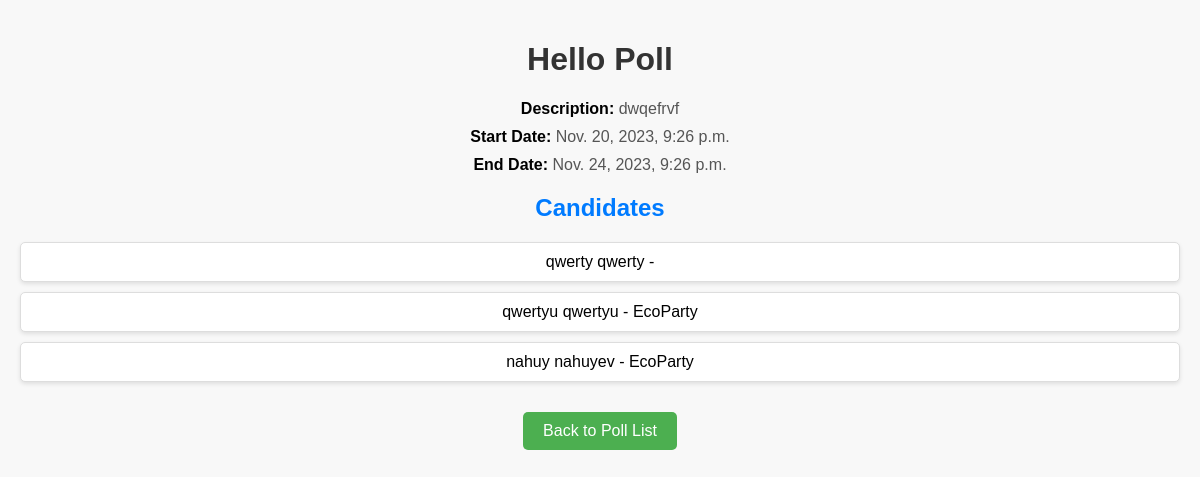
The app's page /polls/2/ with its own data.
### polling_system/models.py (models this page shows, shortened)
class Poll(models.Model):
    title = models.CharField(max_length=255)
    description = models.TextField()
    start_date = models.DateTimeField()
    end_date = models.DateTimeField()
    candidates = models.ManyToManyField('Candidate', related_name='polls', blank=True)

class Candidate(models.Model):
    user = models.OneToOneField(UserCustom, on_delete=models.CASCADE, primary_key=True)
    avatar = models.ImageField(upload_to='media/', null=True, blank=True)
    party = models.ForeignKey(PoliticalParty, on_delete=models.SET_NULL, null=True, blank=True)
    biography = models.TextField()
    campaign_promises = models.TextField()
    contact_information = models.TextField()
    education = models.TextField()
    professional_experience = models.TextField()
    public_service_record = models.TextField()
    social_media_links = models.CharField(max_length=255, blank=True, null=True)
    campaign_slogan = models.CharField(max_length=255)
    endorsements = models.TextField()
    campaign_events_schedule = models.TextField()
    previous_voting_record = models.TextField()
    languages_spoken = models.CharField(max_length=255)
    votes = models.PositiveIntegerField(default=0)

class UserCustom(AbstractUser):
    first_name = models.CharField(max_length=75)
    family_name = models.CharField(max_length=75, null=True, blank=True)
    fathers_name = models.CharField(max_length=75, null=True, blank=True)
    date_of_birth = models.DateField(null=True, blank=True)
    contact_number = models.CharField(max_length=15, blank=True)
    is_candidate = models.BooleanField(default=False)

class PoliticalParty(models.Model):
    title = models.CharField(max_length=100, unique=True)
    logo = models.ImageField(upload_to='media/', null=True, blank=True)
    leader = models.OneToOneField('polling_system.Candidate', on_delete=models.SET_NULL, null=True, blank=True)
    ideology = models.TextField()
    year_founded = models.PositiveIntegerField()
    headquarters_location = models.CharField(max_length=255)
    motto_or_slogan = models.CharField(max_length=255)
    manifesto = models.TextField()
    current_seats_held = models.PositiveIntegerField(default=0)
    historical_performance = models.TextField()
    campaign_focus = models.TextField()
    social_media_links = models.URLField(max_length=255, blank=True, null=True)
    contact_information = models.TextField()
    affiliated_organizations = models.TextField()
    previous_election_results = models.TextField()
    coalition_partners = models.TextField(blank=True, null=True)
    international_affiliations = models.TextField(blank=True, null=True)

### polling_system/views.py (the view)
# urls.py: path('polls/<int:poll_id>/', views.poll_detail, name='poll_detail'),
def poll_detail(request, poll_id):
    poll = get_object_or_404(Poll, pk=poll_id)
    context = {'poll': poll}
    return render(request, 'poll_detail.html', context)

### polling_system/templates/poll_detail.html (shortened to what this page needs)
<!DOCTYPE html>
<html lang="en">
<head>
</head>
<body>
    <h1>{{ poll.title }}</h1>
    <p><strong>Description:</strong> {{ poll.description }}</p>
    <p><strong>Start Date:</strong> {{ poll.start_date }}</p>
    <p><strong>End Date:</strong> {{ poll.end_date }}</p>
    <h2>Candidates</h2>
    <ul>
        {% for candidate in poll.candidates.all %}
            <li>{{ candidate.user.first_name }} {{ candidate.user.family_name }} - {{ candidate.party.title }}</li>
        {% endfor %}
    </ul>
    <a href="{% url 'poll_list' %}">Back to Poll List</a>
</body>
</html>

### polling_system/templates/poll_detail.html (style rules this page uses)
body { font-family: 'Arial', sans-serif; background-color: #f8f8f8; margin: 0; padding: 20px; text-align: center; }
h1 { color: #333; }
h2 { color: #007BFF; }
p { color: #555; margin: 10px 0; }
strong { color: #000; }
ul { list-style-type: none; padding: 0; margin: 10px 0; }
li { background-color: #fff; border: 1px solid #ddd; border-radius: 5px; margin-bottom: 10px; padding: 10px; box-shadow: 0 2px 4px rgba(0, 0, 0, 0.1); }
a { display: inline-block; padding: 10px 20px; background-color: #4CAF50; color: #fff; text-decoration: none; border-radius: 5px; margin-top: 20px; }

### records on screen
Poll: title "Hello Poll", description "dwqefrvf", start_date "Nov. 20, 2023, 9:26 p.m.", end_date "Nov. 24, 2023, 9:26 p.m."
Candidate: user.first_name "qwerty", user.family_name "qwerty"
Candidate: user.first_name "qwertyu", user.family_name "qwertyu", party "EcoParty"
Candidate: user.first_name "nahuy", user.family_name "nahuyev", party "EcoParty"
